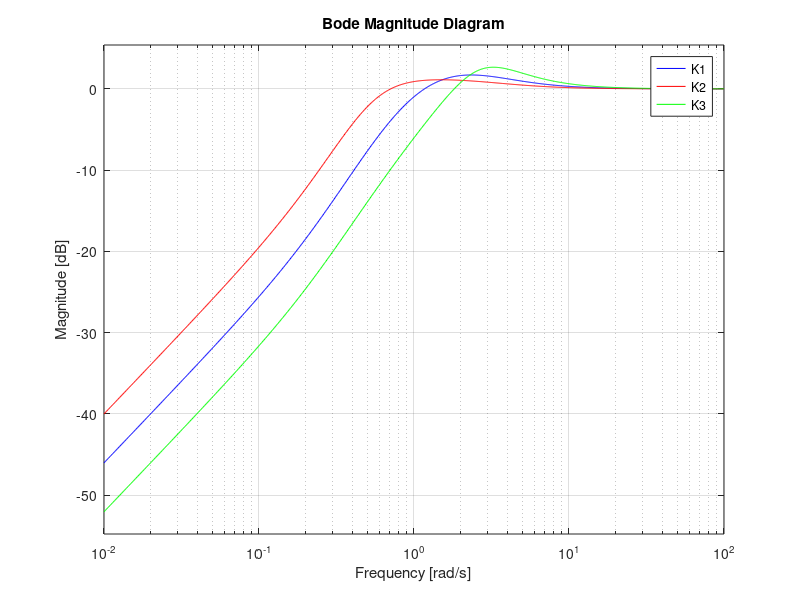
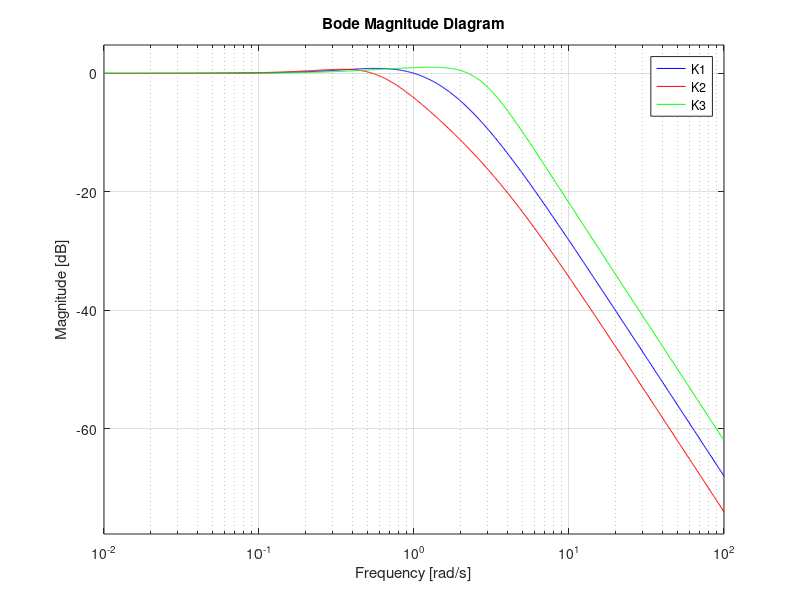
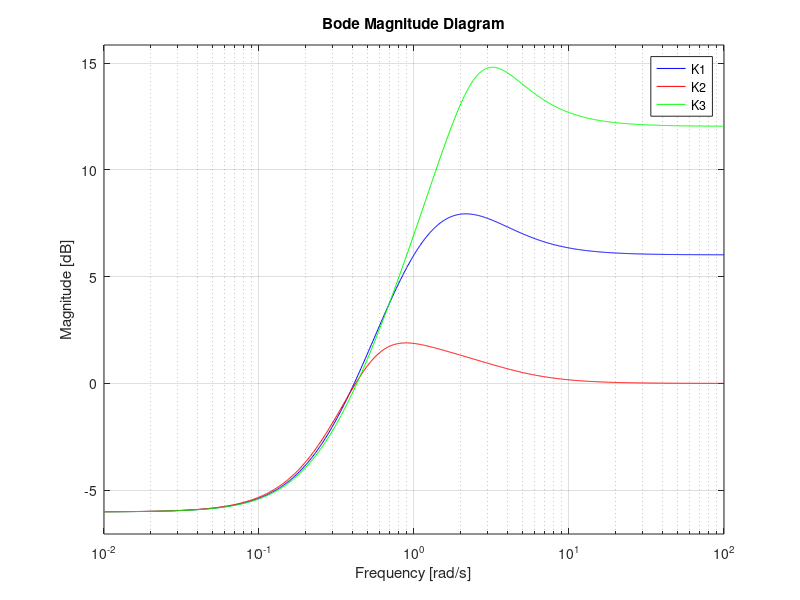

Here is the MATLAB script that generated these plots, in order:
s = tf('s');

G = 2/(s^2 + 4*s +1);

K1 = 2*(1+1/(2*s));
K2 = (1+ 1/(2*s));
K3 = 4*(1+1/(2*s));

S1 = 1/(1+G*K1);
T1 =  1- S1; % T = G*K/(1+G*K);

S2 = 1/(1+G*K2);
T2 =  1- S2; 

S3 = 1/(1+G*K3);
T3 =  1- S3; 

% tova e etalon za analiz na sistema

% izhodna chuvstvitelnost
% tovarni smushteniq na izhoda
figure(1), title('');
bodemag(S1, 'b'), hold on, grid on;
bodemag(S2, 'r');
bodemag(S3, 'g');
legend('K1', 'K2', 'K3');

% dopulnitelna chuvstvitelnost
% po otnoseniq na zadanieto
% do chestota -3dB sledi dobre zadanieto
figure(2), title('complimentary sensitivity');
bodemag(T1, 'b'), hold on, grid on;
bodemag(T2, 'r');
bodemag(T3, 'g');
legend('K1', 'K2', 'K3');

% shumove v controlniq signal
% usilvame izmervatelniq shum
figure(3), title('Control signal sensitivity');
bodemag(S1*K1, 'b'), hold on, grid on;
bodemag(S2*K2, 'r');
bodemag(S3*K3, 'g');
legend('K1', 'K2', 'K3');